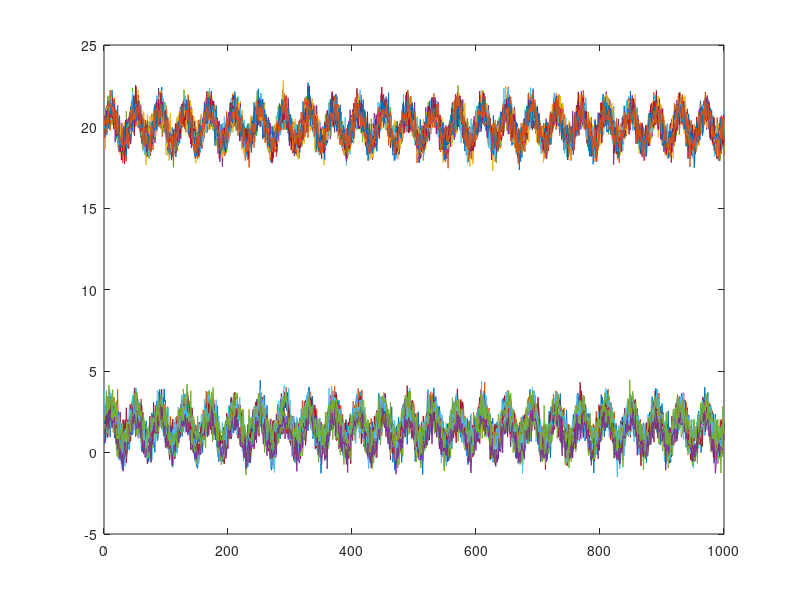

The MATLAB script that drew this image: (Note: this script raises an error after producing the figure.)
number_of_sensors=5;
number_of_states=6

RR=0.64
QQ=100000

RR_1=0.5
RR_2=0.5
RR_3=0.5
RR_4=0.5
RR_5=0.5

QQ = QQ*eye(number_of_states,number_of_states);


R_1=RR_1*eye(number_of_states,number_of_states);


R_2=RR_2*eye(number_of_states,number_of_states);
R_3=RR_3*eye(number_of_states,number_of_states);
R_4=RR_4*eye(number_of_states,number_of_states);
R_5=RR_5*eye(number_of_states,number_of_states);

%R_sembel=[R_1,R_2,R_3,R_4,R_5]'
% [tag1 state 1; tag1 state2; tag1 state3;....tag 2 state1....tag6 state 6]
R_matrix=diag([RR_1,RR_1,RR_1,RR_1,RR_1,RR_1,RR_2,RR_2,RR_2,RR_2,RR_2,RR_2,RR_3,RR_3,RR_3,RR_3,RR_3,RR_3,RR_4,RR_4,RR_4,RR_4,RR_4,RR_4,RR_5,RR_5,RR_5,RR_5,RR_5,RR_5])
%R_matrix=diag([0.5,RR_1,RR_1,RR_1,RR_1,RR_1,10,RR_2,RR_2,RR_2,RR_2,RR_2,4,RR_3,RR_3,RR_3,RR_3,RR_3,RR_4,RR_4,RR_4,RR_4,RR_4,RR_4,RR_5,RR_5,RR_5,RR_5,RR_5,RR_5])
C1=eye(number_of_states,number_of_states);
C=repmat(C1,number_of_sensors,1);

A=eye(number_of_states);

N=1000;

x1 =  sin(5*linspace(0, 10, N)*pi)';
x2 =  sin(5*linspace(0, 10, N)*pi)';
x3 =  sin(5*linspace(0, 10, N)*pi)';
x4 =  sin(5*linspace(0, 10, N)*pi)';
x5 =  sin(5*linspace(0, 10, N)*pi)';
x6 =  sin(5*linspace(0, 10, N)*pi)';

x=[x1, x2,x3,x4,x5,x6]';
size(x)



noise_1_1=normrnd(1,RR_1,[1,N]);
noise_2_1=normrnd(2,RR_2,[1,N]);
noise_3_1=normrnd(20,RR_3,[1,N]);
noise_4_1=normrnd(20,RR_4,[1,N]);
noise_5_1=normrnd(20,RR_5,[1,N]);
noise_6_1=normrnd(20,RR_5,[1,N]);

noise_tag_1=[noise_1_1;noise_2_1;noise_3_1;noise_4_1;noise_5_1;noise_6_1];


noise_1_2=normrnd(1,RR_1,[1,N]);
noise_2_2=normrnd(2,RR_2,[1,N]);
noise_3_2=normrnd(20,RR_3,[1,N]);
noise_4_2=normrnd(20,RR_4,[1,N]);
noise_5_2=normrnd(20,RR_5,[1,N]);
noise_6_2=normrnd(20,RR_5,[1,N]);

noise_tag_2=[noise_1_2;noise_2_2;noise_3_2;noise_4_2;noise_5_2;noise_6_2];

noise_1_3=normrnd(1,RR_1,[1,N]);
noise_2_3=normrnd(2,RR_2,[1,N]);
noise_3_3=normrnd(20,RR_3,[1,N]);
noise_4_3=normrnd(20,RR_4,[1,N]);
noise_5_3=normrnd(20,RR_5,[1,N]);
noise_6_3=normrnd(20,RR_5,[1,N]);

noise_tag_3=[noise_1_3;noise_2_3;noise_3_3;noise_4_3;noise_5_3;noise_6_3];


noise_1_4=normrnd(1,RR_1,[1,N]);
noise_2_4=normrnd(2,RR_2,[1,N]);
noise_3_4=normrnd(20,RR_3,[1,N]);
noise_4_4=normrnd(20,RR_4,[1,N]);
noise_5_4=normrnd(20,RR_5,[1,N]);
noise_6_4=normrnd(20,RR_5,[1,N]);

noise_tag_4=[noise_1_4;noise_2_4;noise_3_4;noise_4_4;noise_5_4;noise_6_4];



noise_1_5=normrnd(1,RR_1,[1,N]);
noise_2_5=normrnd(2,RR_2,[1,N]);
noise_3_5=normrnd(20,RR_3,[1,N]);
noise_4_5=normrnd(20,RR_4,[1,N]);
noise_5_5=normrnd(20,RR_5,[1,N]);
noise_6_5=normrnd(20,RR_5,[1,N]);

noise_tag_5=[noise_1_5;noise_2_5;noise_3_5;noise_4_5;noise_5_5;noise_6_5];












noise=[noise_tag_1;noise_tag_2;noise_tag_3;noise_tag_4;noise_tag_5];



xx=repmat(x,[number_of_sensors,1]);

measurements=xx+noise;

plot(measurements');


P=1*eye(6);
x_est=x(:,1)
PP=[];

X_EST=[];

N_e=10;
for i=1:N
z=measurements(:,i);
[x_est,P]=kalman_fuser(x_est,A,C,P,QQ,R_matrix,z);
X_EST=[X_EST x_est];
PP(:,:,i)=P;

end

plot_kalman_results(X_EST,measurements)



function [x_est,P]=kalman_fuser(x_est,A,C,P,QQ,R_matrix,z)
x_est = A* x_est;
P = A * P * A' + QQ;
y=z-C*x_est;
K = P * C' / (C * P * C' + R_matrix);
x_est = x_est + K * y;
P = (eye(size(A)) - K * C) * P;

end


function plot_kalman_results(X_EST,measurements)
plot(X_EST(:,:)')
figure
hold on
plot(measurements(1,:))
plot(measurements(2,:))
plot(measurements(3,:))
plot(measurements(4,:))
plot(measurements(5,:))
end


